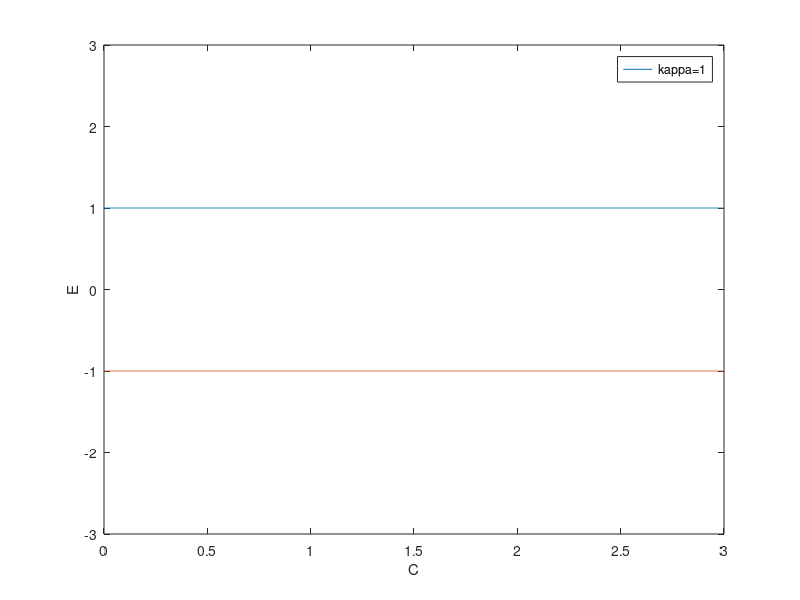

Source code (MATLAB):
close all
clear 
clc
format long
size_m=400;
kappa=1;
%k=linspace(-pi,pi,size_m);
E=@(C,k) sqrt((2*C.*cos(k)).^2+kappa^2);

% index=0;
% C_x=0:0.01:3;
% for C=0:0.01:3
%     index=1+index;
%     E0(index)=E(C,0);
%     E1(index)=E(C,pi/4);
%     E2(index)=E(C,pi/3);
%     E3(index)=E(C,pi/2);
%     E4(index)=E(C,2*pi/3);
%     E5(index)=E(C,3*pi/4);
%     Epi(index)=E(C,pi);
% end
% figure(1);
% plot(C_x,E0)
% hold on
% plot(C_x,E1)
% hold on
% plot(C_x,E2)
% hold on
% plot(C_x,E3)
% hold on
% plot(C_x,E4)
% hold on
% plot(C_x,E5)
% hold on
% plot(C_x,Epi)
% 
% 
% plot(C_x,-E0)
% hold on
% plot(C_x,-E1)
% hold on
% plot(C_x,-E2)
% hold on
% plot(C_x,-E3)
% hold on
% plot(C_x,-E4)
% hold on
% plot(C_x,-E5)
% hold on
% plot(C_x,-Epi)
% xlabel("C");ylabel("E");legend("kappa=1")
% 

% index=0;
% C_x=0:0.001:0.1;
% for C=0:0.001:0.1
%     index=1+index;
%     E0(index)=E(C,0);
%     E1(index)=E(C,pi/4);
%     E2(index)=E(C,pi/3);
%     E3(index)=E(C,pi/2);
%     E4(index)=E(C,2*pi/3);
%     E5(index)=E(C,3*pi/4);
%     Epi(index)=E(C,pi);
% end
% figure(2);
% plot(C_x,E0)
% hold on
% plot(C_x,E1)
% hold on
% plot(C_x,E2)
% hold on
% plot(C_x,E3)
% hold on
% plot(C_x,E4)
% hold on
% plot(C_x,E5)
% hold on
% plot(C_x,Epi)
% 
% 
% plot(C_x,-E0)
% hold on
% plot(C_x,-E1)
% hold on
% plot(C_x,-E2)
% hold on
% plot(C_x,-E3)
% hold on
% plot(C_x,-E4)
% hold on
% plot(C_x,-E5)
% hold on
% plot(C_x,-Epi)
% xlabel("C");ylabel("E");legend("kappa=1")



index=0;
C_x=0:0.001:3;
for C=0:0.001:3
    index=1+index;
    E3(index)=E(C,pi/2);
end
figure(3);

plot(C_x,E3)

hold on
plot(C_x,-E3)
ylim([-3,3])
xlabel("C");ylabel("E");legend("kappa=1")